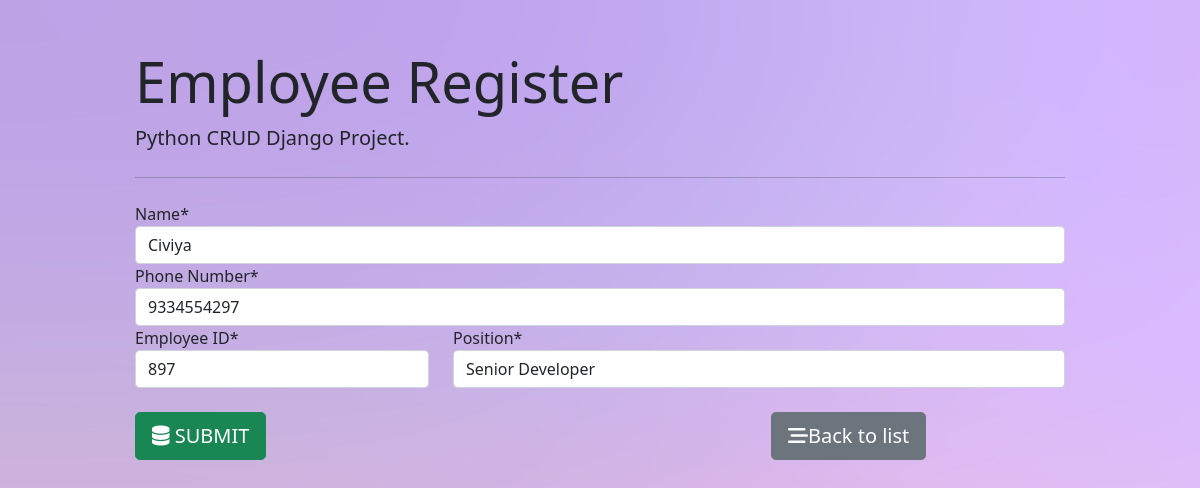
Page /14/ on the committed database.
### Employee_registration/models.py (models this page shows)
class Employee(models.Model):
    FullName=models.CharField(max_length=20,blank=False)
    Emp_code=models.CharField(max_length=20,blank=False)
    mobile=models.CharField(max_length=10,blank=False)
    position=models.ForeignKey(Position,on_delete=models.CASCADE)

### Employee_registration/views.py (the view, shortened to what this page needs)
# urls.py: path('', views.Employee_form, name='employee_insert'),
def Employee_form(request,id=0):
    if request.method=="GET":
        if id==0:
            form=EmployeeForm()
        else:
            employee = Employee.objects.get(pk=id)
            form = EmployeeForm(instance= employee)
        return render(request,"Employee_form.html", {'k':form})

### Employee_registration/forms.py
class EmployeeForm(ModelForm):
    class Meta:
        model=Employee
        fields='FullName','mobile','Emp_code','position'
        labels={'FullName':'Name','Emp_code':'Employee ID','mobile':'Phone Number'}

### Employee_registration/models.py (called while the page is built)
    def __str__(self):
        return self.title

### templates/Employee_form.html (shortened to what this page needs)
{% extends 'base.html' %}
{% load crispy_forms_tags %}
{% block content %}
<form action="" method="post" autocomplete="off">
{{k.FullName|as_crispy_field}}
{{k.mobile|as_crispy_field}}
<div class="row">
    <div class=col-md-4>
        {{k.Emp_code|as_crispy_field}}
    </div>
    <div class=col-md-8>
        {{k.position|as_crispy_field}}
    </div>
</div>
<br>
<div class="row">
    <div class=col-md-8>
    <button type="submit" class="btn btn-success btn-lg">
            <i class="fa-solid fa-database"></i> SUBMIT</button>
    </div>
    <div class=col-md-4>
        <a href="" class="btn btn-secondary btn-lg">
            <i class="fas fa-stream"></i>Back to list
        </a>
    </div>
</div></form>
{% endblock %}

### rows in the picture
Employee: FullName "Civiya", mobile "9334554297", Emp_code "897", position "Senior Developer"
